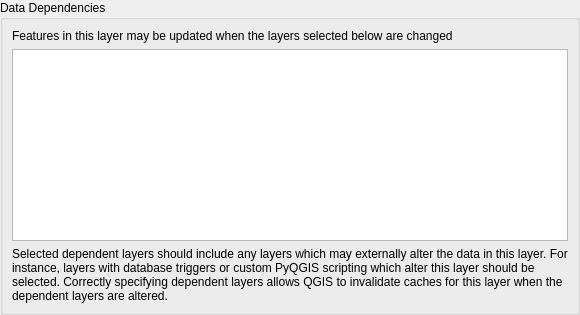
         <widget class="QWidget" name="mOptsPage_DataDependencies">
          <layout class="QVBoxLayout" name="verticalLayout_30">
           <property name="leftMargin">
            <number>0</number>
           </property>
           <property name="topMargin">
            <number>0</number>
           </property>
           <property name="rightMargin">
            <number>0</number>
           </property>
           <property name="bottomMargin">
            <number>0</number>
           </property>
           <item>
            <widget class="QGroupBox" name="groupBox_5">
             <property name="title">
              <string>Data Dependencies</string>
             </property>
             <layout class="QVBoxLayout" name="verticalLayout_24">
              <item>
               <widget class="QLabel" name="label1">
                <property name="text">
                 <string>Features in this layer may be updated when the layers selected below are changed</string>
                </property>
                <property name="wordWrap">
                 <bool>true</bool>
                </property>
               </widget>
              </item>
              <item>
               <widget class="QTreeView" name="mLayersDependenciesTreeView">
                <property name="enabled">
                 <bool>true</bool>
                </property>
               </widget>
              </item>
              <item>
               <widget class="QLabel" name="label_4">
                <property name="text">
                 <string>Selected dependent layers should include any layers which may externally alter the data in this layer. For instance, layers with database triggers or custom PyQGIS scripting which alter this layer should be selected. Correctly specifying dependent layers allows QGIS to invalidate caches for this layer when the dependent layers are altered.</string>
                </property>
                <property name="wordWrap">
                 <bool>true</bool>
                </property>
               </widget>
              </item>
             </layout>
            </widget>
           </item>
          </layout>
         </widget>
